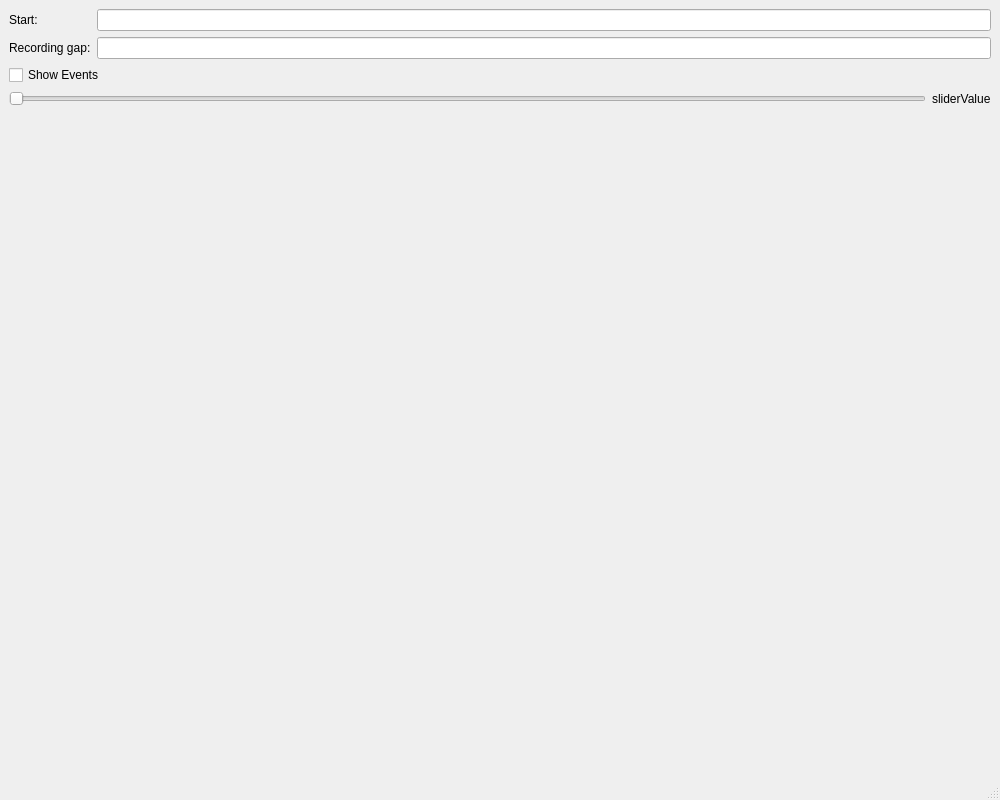
<?xml version="1.0" encoding="UTF-8"?>
<ui version="4.0">
 <class>TemporalView</class>
 <widget class="QMainWindow" name="TemporalView">
  <property name="geometry">
   <rect>
    <x>0</x>
    <y>0</y>
    <width>1000</width>
    <height>800</height>
   </rect>
  </property>
  <property name="minimumSize">
   <size>
    <width>1000</width>
    <height>800</height>
   </size>
  </property>
  <property name="windowTitle">
   <string>MainWindow</string>
  </property>
  <widget class="QWidget" name="centralwidget">
   <layout class="QGridLayout" name="gridLayout">
    <item row="0" column="0">
     <layout class="QGridLayout" name="gridLayout_2">
      <item row="0" column="0">
       <layout class="QHBoxLayout" name="horizontalLayout">
        <item>
         <layout class="QVBoxLayout" name="verticalLayout_2">
          <item>
           <widget class="QLabel" name="StartLabel">
            <property name="text">
             <string>Start:</string>
            </property>
           </widget>
          </item>
          <item>
           <widget class="QLabel" name="GapLabel">
            <property name="text">
             <string>Recording gap:</string>
            </property>
           </widget>
          </item>
         </layout>
        </item>
        <item>
         <layout class="QVBoxLayout" name="verticalLayout">
          <item>
           <widget class="QLineEdit" name="StartEdit"/>
          </item>
          <item>
           <widget class="QLineEdit" name="GapEdit"/>
          </item>
         </layout>
        </item>
       </layout>
      </item>
      <item row="1" column="0">
       <widget class="QCheckBox" name="EventsCheckbox">
        <property name="text">
         <string>Show Events</string>
        </property>
       </widget>
      </item>
     </layout>
    </item>
    <item row="1" column="0">
     <layout class="QGridLayout" name="gridLayout_3">
      <item row="0" column="0">
       <widget class="QSlider" name="Slider">
        <property name="orientation">
         <enum>Qt::Horizontal</enum>
        </property>
       </widget>
      </item>
      <item row="0" column="1">
       <widget class="QLabel" name="sliderValue">
        <property name="text">
         <string>sliderValue</string>
        </property>
       </widget>
      </item>
     </layout>
    </item>
    <item row="2" column="0">
     <widget class="MplWidget" name="TemporalPlot" native="true">
      <property name="sizePolicy">
       <sizepolicy hsizetype="Preferred" vsizetype="MinimumExpanding">
        <horstretch>0</horstretch>
        <verstretch>0</verstretch>
       </sizepolicy>
      </property>
     </widget>
    </item>
   </layout>
  </widget>
  <widget class="QMenuBar" name="menubar">
   <property name="geometry">
    <rect>
     <x>0</x>
     <y>0</y>
     <width>1000</width>
     <height>25</height>
    </rect>
   </property>
  </widget>
  <widget class="QStatusBar" name="statusbar"/>
 </widget>
 <customwidgets>
  <customwidget>
   <class>MplWidget</class>
   <extends>QWidget</extends>
   <header>mplwidget.h</header>
   <container>1</container>
  </customwidget>
 </customwidgets>
 <resources/>
 <connections/>
</ui>
